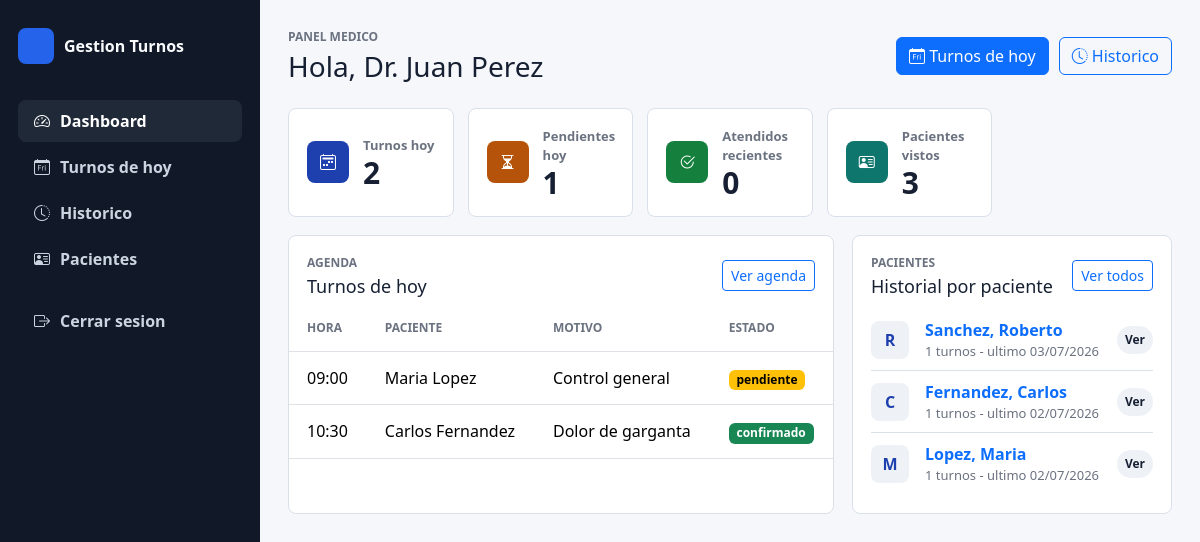
The page /index.php?action=medico_dashboard (signed in) on the database its author committed.
### tables this page shows
CREATE TABLE usuarios (
    id INT UNSIGNED AUTO_INCREMENT PRIMARY KEY,
    nombre VARCHAR(120) NOT NULL,
    email VARCHAR(150) NOT NULL,
    password VARCHAR(255) NOT NULL,
    rol ENUM('admin', 'recepcionista', 'medico') NOT NULL,
    especialidad VARCHAR(100) NULL,
    matricula VARCHAR(50) NULL,
    created_at TIMESTAMP NOT NULL DEFAULT CURRENT_TIMESTAMP,
    updated_at TIMESTAMP NOT NULL DEFAULT CURRENT_TIMESTAMP ON UPDATE CURRENT_TIMESTAMP,
    UNIQUE KEY uq_usuarios_email (email),
    KEY idx_usuarios_rol (rol),
    KEY idx_usuarios_medico (rol, especialidad, matricula)
);

CREATE TABLE turnos (
    id INT UNSIGNED AUTO_INCREMENT PRIMARY KEY,
    id_medico INT UNSIGNED NOT NULL,
    id_paciente INT UNSIGNED NOT NULL,
    fecha_hora DATETIME NOT NULL,
    motivo VARCHAR(255) NULL,
    estado ENUM('pendiente', 'confirmado', 'cancelado', 'atendido') NOT NULL DEFAULT 'pendiente',
    created_at TIMESTAMP NOT NULL DEFAULT CURRENT_TIMESTAMP,
    updated_at TIMESTAMP NOT NULL DEFAULT CURRENT_TIMESTAMP ON UPDATE CURRENT_TIMESTAMP,
    UNIQUE KEY uq_turnos_medico_fecha (id_medico, fecha_hora),
    KEY idx_turnos_paciente (id_paciente),
    KEY idx_turnos_fecha (fecha_hora),
    KEY idx_turnos_estado (estado),
    CONSTRAINT fk_turnos_medico
        FOREIGN KEY (id_medico) REFERENCES usuarios (id)
        ON UPDATE CASCADE
        ON DELETE RESTRICT,
    CONSTRAINT fk_turnos_paciente
        FOREIGN KEY (id_paciente) REFERENCES pacientes (id)
        ON UPDATE CASCADE
        ON DELETE RESTRICT
);

CREATE TABLE pacientes (
    id INT UNSIGNED AUTO_INCREMENT PRIMARY KEY,
    dni VARCHAR(20) NOT NULL,
    nombre VARCHAR(100) NOT NULL,
    apellido VARCHAR(100) NOT NULL,
    telefono VARCHAR(50) NULL,
    created_at TIMESTAMP NOT NULL DEFAULT CURRENT_TIMESTAMP,
    updated_at TIMESTAMP NOT NULL DEFAULT CURRENT_TIMESTAMP ON UPDATE CURRENT_TIMESTAMP,
    UNIQUE KEY uq_pacientes_dni (dni),
    KEY idx_pacientes_nombre (apellido, nombre),
    KEY idx_pacientes_busqueda (dni, apellido, nombre)
);

### controllers/MedicoDashboardController.php (called while the page is built, shortened)
<?php
require_once __DIR__ . '/../models/Turno.php';
class MedicoDashboardController
{
    private Turno $turnoModel;
    public function __construct()
    {
        $this->turnoModel = new Turno();
    }
    public function dashboard(): void
    {
        $contexto = $this->resolverMedico();
        $idMedico = $contexto['id_medico'];
        $medico = $contexto['medico'];
        $turnosHoy = $idMedico ? $this->turnoModel->listarPorMedico($idMedico, ['hoy' => true, 'limite' => 8]) : [];
        $historicos = $idMedico ? $this->turnoModel->listarPorMedico($idMedico, ['limite' => 8]) : [];
        $pacientes = $idMedico ? $this->turnoModel->resumenPacientesPorMedico($idMedico) : [];
        $stats = [
            'hoy' => count($turnosHoy),
            'pendientes' => $this->contarEstado($turnosHoy, 'pendiente'),
            'atendidos' => $this->contarEstado($historicos, 'atendido'),
            'pacientes' => count($pacientes),
        ];
        require_once __DIR__ . '/../views/medico/dashboard.php';
    }
    private function resolverMedico(): array
    {
        $idSesion = (int) ($_SESSION['usuario_id'] ?? 0);
        $medico = $idSesion > 0 ? $this->turnoModel->obtenerMedicoPorId($idSesion) : null;
        return [
            'id_medico' => $medico ? (int) $medico['id'] : 0,
            'medico' => $medico,
        ];
    }
    private function contarEstado(array $turnos, string $estado): int
    {
        return count(array_filter($turnos, fn (array $turno): bool => $turno['estado'] === $estado));
    }
}

### config/conexion.php (called while the page is built, shortened)
<?php
class conexion
{
    private static ?PDO $conexion = null;
    public static function conexion(): PDO
    {
        $host = 'localhost';
        $port = '3308';
        $db = 'gestion_turnos';
        $user = 'root';
        $pass = 'root';
        $charset = 'utf8mb4';
        $dsn = "mysql:host={$host};port={$port};dbname={$db};charset={$charset}";
        $options = [
            PDO::ATTR_ERRMODE => PDO::ERRMODE_EXCEPTION,
            PDO::ATTR_DEFAULT_FETCH_MODE => PDO::FETCH_ASSOC,
            PDO::ATTR_EMULATE_PREPARES => false,
        ];
        try {
            self::$conexion = new PDO($dsn, $user, $pass, $options);
            return self::$conexion;
        } catch (PDOException $e) {
            error_log('Error de conexión a la base de datos: ' . $e->getMessage());
            throw new RuntimeException('No se pudo conectar a la base de datos.');
        }
    }
}

### models/Turno.php (called while the page is built, shortened)
<?php
require_once __DIR__ . '/../config/conexion.php';
class Turno
{
    private PDO $db;
    public function __construct()
    {
        $this->db = conexion::conexion();
    }
    public function obtenerMedicoPorId(int $idMedico): ?array
    {
        $stmt = $this->db->prepare("
            SELECT id, nombre, email
            FROM usuarios
            WHERE id = :id AND rol = 'medico'
            LIMIT 1
        ");
        $stmt->execute([':id' => $idMedico]);
        $medico = $stmt->fetch();
        return $medico ?: null;
    }
    public function listarPorMedico(int $idMedico, array $filtros = []): array
    {
        $sql = "
            SELECT
                t.id,
                t.id_paciente,
                t.fecha_hora,
                t.motivo,
                t.estado,
                CONCAT(p.nombre, ' ', p.apellido) AS paciente,
                p.dni AS paciente_dni,
                p.telefono AS paciente_telefono
            FROM turnos t
            INNER JOIN pacientes p ON p.id = t.id_paciente
            WHERE t.id_medico = :id_medico
        ";
        $params = [':id_medico' => $idMedico];
        if (!empty($filtros['hoy'])) {
            $sql .= ' AND DATE(t.fecha_hora) = CURDATE()';
        }
        $sql .= !empty($filtros['hoy']) ? ' ORDER BY t.fecha_hora ASC' : ' ORDER BY t.fecha_hora DESC';
        if (!empty($filtros['limite'])) {
            $sql .= ' LIMIT ' . (int) $filtros['limite'];
        }
        $stmt = $this->db->prepare($sql);
        $stmt->execute($params);
        return $stmt->fetchAll();
    }
    public function resumenPacientesPorMedico(int $idMedico, string $busqueda = ''): array
    {
        $sql = "
            SELECT
                p.id,
                p.dni,
                p.nombre,
                p.apellido,
                p.telefono,
                COUNT(t.id) AS total_turnos,
                MAX(t.fecha_hora) AS ultimo_turno
            FROM pacientes p
            INNER JOIN turnos t ON t.id_paciente = p.id
            WHERE t.id_medico = :id_medico
        ";
        $params = [':id_medico' => $idMedico];
        $sql .= '
            GROUP BY p.id, p.dni, p.nombre, p.apellido, p.telefono
            ORDER BY ultimo_turno DESC
        ';
        $stmt = $this->db->prepare($sql);
        $stmt->execute($params);
        return $stmt->fetchAll();
    }
}

### views/medico/dashboard.php (the view, shortened to what this page needs)
<?php
function medicoEstadoBadge(string $estado): string
{
    return match ($estado) {
        'confirmado' => 'text-bg-success',
        'cancelado' => 'text-bg-danger',
        'atendido' => 'text-bg-secondary',
        default => 'text-bg-warning',
    };
}
?>
<!DOCTYPE html>
<html lang="es">
<head>
    <link href="https://cdn.jsdelivr.net/npm/bootstrap@5.3.3/dist/css/bootstrap.min.css" rel="stylesheet">
    <link href="https://cdn.jsdelivr.net/npm/bootstrap-icons@1.11.3/font/bootstrap-icons.css" rel="stylesheet">
    <link href="public/css/admin-dashboard.css" rel="stylesheet">
</head>
<body>
    <div class="app-shell">
        <?php require __DIR__ . '/../layouts/sidebar.php'; ?>
        <main class="main-content">
            <header class="topbar">
                <div>
                    <p class="eyebrow">Panel medico</p>
                    <h1>Hola, <?php echo htmlspecialchars($medico['nombre'] ?? 'Medico'); ?></h1>
                </div>
                <div class="topbar-actions">
                    <a href="index.php?action=medico_turnos_hoy" class="btn btn-primary">
                        <i class="bi bi-calendar-day"></i>
                        <span>Turnos de hoy</span>
                    </a>
                    <a href="index.php?action=medico_turnos_historico" class="btn btn-outline-primary">
                        <i class="bi bi-clock-history"></i>
                        <span>Historico</span>
                    </a>
                </div>
            </header>
            <section class="stats-grid reception-stats">
                <article class="stat-card">
                    <div class="stat-icon calendar"><i class="bi bi-calendar2-week"></i></div>
                    <div><span>Turnos hoy</span><strong><?php echo $stats['hoy']; ?></strong></div>
                </article>
                <article class="stat-card">
                    <div class="stat-icon pending"><i class="bi bi-hourglass-split"></i></div>
                    <div><span>Pendientes hoy</span><strong><?php echo $stats['pendientes']; ?></strong></div>
                </article>
                <article class="stat-card">
                    <div class="stat-icon doctors"><i class="bi bi-check2-circle"></i></div>
                    <div><span>Atendidos recientes</span><strong><?php echo $stats['atendidos']; ?></strong></div>
                </article>
                <article class="stat-card">
                    <div class="stat-icon patients"><i class="bi bi-person-vcard"></i></div>
                    <div><span>Pacientes vistos</span><strong><?php echo $stats['pacientes']; ?></strong></div>
                </article>
            </section>
            <section class="content-grid">
                <article class="panel">
                    <div class="panel-header">
                        <div><p class="eyebrow">Agenda</p><h2>Turnos de hoy</h2></div>
                        <a href="index.php?action=medico_turnos_hoy" class="btn btn-sm btn-outline-primary">Ver agenda</a>
                    </div>
                    <div class="table-responsive">
                        <table class="table align-middle">
                            <thead><tr><th>Hora</th><th>Paciente</th><th>Motivo</th><th>Estado</th></tr></thead>
                            <tbody>
                                <?php foreach ($turnosHoy as $turno): ?>
                                    <tr>
                                        <td><?php echo htmlspecialchars(date('H:i', strtotime($turno['fecha_hora']))); ?></td>
                                        <td><?php echo htmlspecialchars($turno['paciente']); ?></td>
                                        <td><?php echo htmlspecialchars($turno['motivo'] ?: 'Sin motivo'); ?></td>
                                        <td><span class="badge <?php echo medicoEstadoBadge($turno['estado']); ?>"><?php echo htmlspecialchars($turno['estado']); ?></span></td>
                                    </tr>
                                <?php endforeach; ?>
                            </tbody>
                        </table>
                    </div>
                </article>
                <article class="panel">
                    <div class="panel-header">
                        <div><p class="eyebrow">Pacientes</p><h2>Historial por paciente</h2></div>
                        <a href="index.php?action=medico_pacientes" class="btn btn-sm btn-outline-primary">Ver todos</a>
                    </div>
                    <div class="user-list">
                        <?php foreach (array_slice($pacientes, 0, 5) as $paciente): ?>
                            <a class="user-row text-decoration-none" href="index.php?action=medico_historial_paciente&id_paciente=<?php echo (int) $paciente['id']; ?>">
                                <div class="avatar"><?php echo htmlspecialchars(strtoupper(substr($paciente['nombre'], 0, 1))); ?></div>
                                <div>
                                    <strong><?php echo htmlspecialchars($paciente['apellido'] . ', ' . $paciente['nombre']); ?></strong>
                                    <span><?php echo (int) $paciente['total_turnos']; ?> turnos - ultimo <?php echo htmlspecialchars(date('d/m/Y', strtotime($paciente['ultimo_turno']))); ?></span>
                                </div>
                                <span class="role-pill">Ver</span>
                            </a>
                        <?php endforeach; ?>
                    </div>
                </article>
            </section>
        </main>
    </div>
</body>
</html>

### public/css/admin-dashboard.css (style rules this page uses)
:root { --bg: #f5f7fb; --surface: #ffffff; --surface-muted: #eef2f7; --text: #172033; --muted: #6b7280; --line: #d9e0ea; --primary: #2563eb; --primary-dark: #1e40af; --teal: #0f766e; --green: #15803d; --amber: #b45309; --rose: #be123c; }
* { box-sizing: border-box; }
body { margin: 0; min-height: 100vh; background: var(--bg); color: var(--text); font-family: system-ui, -apple-system, BlinkMacSystemFont, "Segoe UI", sans-serif; }
.app-shell { display: grid; grid-template-columns: 260px minmax(0, 1fr); min-height: 100vh; }
.main-content { padding: 28px; overflow: hidden; }
.topbar { display: flex; align-items: center; justify-content: space-between; gap: 18px; margin-bottom: 24px; }
.topbar h1 { margin: 0; font-size: 28px; line-height: 1.2; }
.eyebrow { margin: 0 0 4px; color: var(--muted); font-size: 12px; font-weight: 700; letter-spacing: 0; text-transform: uppercase; }
.topbar-actions { display: flex; align-items: center; gap: 10px; }
.stats-grid { display: grid; grid-template-columns: repeat(5, minmax(150px, 1fr)); gap: 14px; margin-bottom: 18px; }
.reception-stats { grid-template-columns: repeat(5, minmax(150px, 1fr)); }
.stat-card { display: flex; align-items: center; gap: 14px; min-height: 104px; padding: 18px; border: 1px solid var(--line); border-radius: 8px; background: var(--surface); }
.stat-card span { display: block; color: var(--muted); font-size: 13px; font-weight: 700; }
.stat-card strong { display: block; margin-top: 2px; font-size: 30px; line-height: 1; }
.stat-icon { display: inline-flex; align-items: center; justify-content: center; flex: 0 0 42px; width: 42px; height: 42px; border-radius: 8px; color: #ffffff; }
.stat-icon.patients { background: var(--teal); }
.stat-icon.doctors { background: var(--green); }
.stat-icon.calendar { background: var(--primary-dark); }
.stat-icon.pending { background: var(--amber); }
.content-grid { display: grid; grid-template-columns: minmax(0, 1.5fr) minmax(320px, 0.8fr); gap: 18px; }
.panel { min-width: 0; border: 1px solid var(--line); border-radius: 8px; background: var(--surface); }
.panel-header { display: flex; align-items: center; justify-content: space-between; gap: 12px; padding: 18px 18px 8px; }
.panel-header h2 { margin: 0; font-size: 18px; }
.table { margin-bottom: 0; }
.table th { color: var(--muted); font-size: 12px; text-transform: uppercase; }
.table th, .table td { padding: 14px 18px; }
.user-list { display: grid; gap: 0; padding: 4px 18px 18px; }
.user-row { display: grid; grid-template-columns: 42px minmax(0, 1fr) auto; align-items: center; gap: 12px; min-height: 62px; border-bottom: 1px solid var(--line); }
.user-row:last-child { border-bottom: 0; }
.avatar { display: inline-flex; align-items: center; justify-content: center; width: 38px; height: 38px; border-radius: 8px; background: var(--surface-muted); color: var(--primary-dark); font-weight: 800; }
.user-row strong, .user-row span { display: block; }
.user-row strong { overflow: hidden; text-overflow: ellipsis; white-space: nowrap; }
.user-row span { color: var(--muted); font-size: 13px; }
.role-pill { padding: 5px 8px; border-radius: 999px; background: var(--surface-muted); color: var(--text) !important; font-size: 12px !important; font-weight: 700; }

### rows shown on the page
usuarios: nombre "Dr. Juan Perez"
turnos: fecha_hora "09:00", paciente "Maria Lopez", motivo "Control general", estado "pendiente"
turnos: fecha_hora "10:30", paciente "Carlos Fernandez", motivo "Dolor de garganta", estado "confirmado"
pacientes: nombre "R", apellido+nombre "Sanchez, Roberto", total_turnos "1", ultimo_turno "03/07/2026"
pacientes: nombre "C", apellido+nombre "Fernandez, Carlos", total_turnos "1", ultimo_turno "02/07/2026"
pacientes: nombre "M", apellido+nombre "Lopez, Maria", total_turnos "1", ultimo_turno "02/07/2026"

### other values the page prints
$stats['hoy'] "2"
$stats['pendientes'] "1"
$stats['atendidos'] "0"
$stats['pacientes'] "3"
